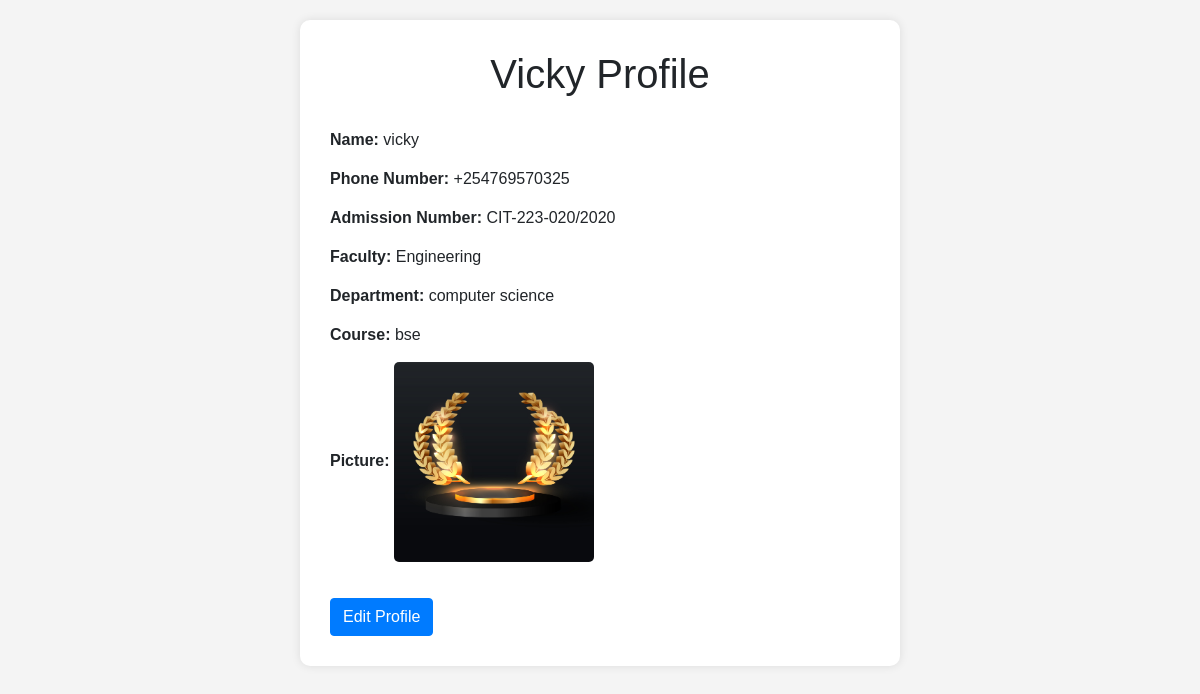
The page /profile/ (signed in) on the database its author committed.
### campusEcho/models.py (models this page shows, shortened)
class Profile(models.Model):
    FACULTY_CHOICES = [
        ('Medicine', 'Medicine'),
        ('Engineering', 'Engineering'),
        ('Media', 'Media'),
        ('Computing', 'Computing'),
        ('Business', 'Business'),
        ('Science and Technology', 'Science and Technology'),
        ('TVET', 'TVET'),
    ]
    phone_regex = RegexValidator(
        regex=r'^\+?1?\d{9,15}$',
        message="Phone number must be in the format: '+1234567890'. Up to 15 digits allowed."
    )
    user = models.OneToOneField(User, on_delete=models.CASCADE)
    name = models.CharField(max_length=50)
    admission = models.CharField(max_length=50)  # Consider using DateField or IntegerField
    profile_picture = models.ImageField(upload_to='profile_pictures/', blank=True)
    faculty = models.CharField(max_length=100, choices=FACULTY_CHOICES, blank=True, default='other')
    department = models.CharField(max_length=20, blank=True)  # Follow snake_case convention
    course = models.CharField(max_length=15, blank=True)
    phone_number = models.CharField(
        validators=[phone_regex],
        max_length=15,
        blank=True,
        help_text="Phone number must be in the format: '+1234567890'. Up to 15 digits allowed."
    )
    address = models.CharField(max_length=200, blank=True)

### campusEcho/views.py (the view)
# urls.py: path('profile/', views.profile_view, name='profile'),
@login_required
def profile_view(request):
    try:
        profile = request.user.profile
    except Profile.DoesNotExist:
        return redirect('profile_create')
    return render(request, 'profile.html', {'profile': profile})

### Templates/profile.html (shortened to what this page needs)
{% load static %}
<!DOCTYPE html>
<html lang="en">
<head>
    <link rel="stylesheet" href="https://stackpath.bootstrapcdn.com/bootstrap/4.5.2/css/bootstrap.min.css">
    <link rel="stylesheet" href="{% static 'css/profile.css' %}">
</head>
<body>
    <div class="container">
        {% if profile %}
            <h1>{{profile.name | capfirst}} Profile</h1>
            <ul>
                <li><strong>Name:</strong> {{ profile.name }}</li>
                <li><strong>Phone Number:</strong> {{ profile.phone_number }}</li>
                <li><strong>Admission Number:</strong> {{ profile.admission }}</li>
                <li><strong>Faculty:</strong> {{ profile.faculty }}</li>
                <li><strong>Department:</strong> {{ profile.department }}</li>
                <li><strong>Course:</strong> {{ profile.course }}</li>
                {% if profile.profile_picture %}
                    <li><strong>Picture:</strong> <img src="{{ profile.profile_picture.url }}" alt="Profile Picture"></li>
                {% else %}
                    <li><strong>Picture:</strong> No profile picture available</li>
                {% endif %}
            </ul>
            <a href="{% url 'profile_update' %}" class="btn btn-primary">Edit Profile</a>
        {% else %}
            <h1>Create Profile</h1>
            <p>You haven't created a profile yet. Please create your profile to continue.</p>
            <a href="{% url 'profile_create' %}" class="btn btn-primary">Create Profile</a>
        {% endif %}
    </div>
</body>
</html>

### static/css/profile.css (style rules this page uses)
body { font-family: Arial, sans-serif; background-color: #f4f4f4; padding: 20px; }
.container { max-width: 600px; margin: 0 auto; background-color: #fff; padding: 30px; border-radius: 10px; box-shadow: 0 0 10px rgba(0, 0, 0, 0.1); }
h1 { text-align: center; margin-bottom: 30px; }
ul { list-style-type: none; padding: 0; }
li { margin-bottom: 15px; }
strong { font-weight: bold; }
img { max-width: 200px; border-radius: 5px; }
a { display: block; text-align: center; margin-top: 20px; text-decoration: none; color: #007bff; font-weight: bold; }

### rows shown on the page
Profile: name "Vicky", name "vicky", phone_number "+254769570325", admission "CIT-223-020/2020", faculty "Engineering", department "computer science", course "bse", profile_picture (picture)
